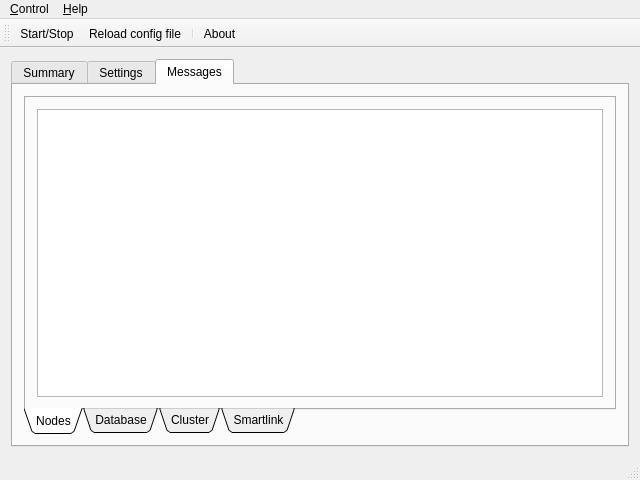
<?xml version="1.0" encoding="UTF-8"?>
<ui version="4.0">
 <class>ZPMainFrame</class>
 <widget class="QMainWindow" name="ZPMainFrame">
  <property name="geometry">
   <rect>
    <x>0</x>
    <y>0</y>
    <width>640</width>
    <height>480</height>
   </rect>
  </property>
  <property name="windowTitle">
   <string>ZPMainFrame</string>
  </property>
  <property name="toolTipDuration">
   <number>-1</number>
  </property>
  <property name="iconSize">
   <size>
    <width>16</width>
    <height>16</height>
   </size>
  </property>
  <property name="toolButtonStyle">
   <enum>Qt::ToolButtonIconOnly</enum>
  </property>
  <property name="animated">
   <bool>true</bool>
  </property>
  <property name="tabShape">
   <enum>QTabWidget::Rounded</enum>
  </property>
  <widget class="QWidget" name="centralWidget">
   <layout class="QHBoxLayout" name="horizontalLayout">
    <item>
     <widget class="QTabWidget" name="tabWidget">
      <property name="currentIndex">
       <number>2</number>
      </property>
      <widget class="QWidget" name="tab_network">
       <attribute name="icon">
        <iconset resource="resource.qrc">
         <normaloff>:/icons/Resources/Alienware (27).png</normaloff>:/icons/Resources/Alienware (27).png</iconset>
       </attribute>
       <attribute name="title">
        <string>Summary</string>
       </attribute>
       <layout class="QVBoxLayout" name="verticalLayout">
        <item>
         <widget class="QPlainTextEdit" name="plainTextEdit_status_net"/>
        </item>
       </layout>
      </widget>
      <widget class="QWidget" name="tab_settings">
       <attribute name="icon">
        <iconset resource="resource.qrc">
         <normaloff>:/icons/Resources/19-1.png</normaloff>:/icons/Resources/19-1.png</iconset>
       </attribute>
       <attribute name="title">
        <string>Settings</string>
       </attribute>
       <layout class="QVBoxLayout" name="verticalLayout_2">
        <item>
         <widget class="QTabWidget" name="tabWidget_Smartlink">
          <property name="tabPosition">
           <enum>QTabWidget::South</enum>
          </property>
          <property name="tabShape">
           <enum>QTabWidget::Triangular</enum>
          </property>
          <property name="currentIndex">
           <number>0</number>
          </property>
          <widget class="QWidget" name="tab_set_network">
           <attribute name="icon">
            <iconset resource="resource.qrc">
             <normaloff>:/icons/Resources/4003.png</normaloff>:/icons/Resources/4003.png</iconset>
           </attribute>
           <attribute name="title">
            <string>Listeners</string>
           </attribute>
           <layout class="QVBoxLayout" name="verticalLayout_3">
            <item>
             <widget class="QTableView" name="tableView_listen"/>
            </item>
            <item>
             <layout class="QHBoxLayout" name="horizontalLayout_4">
              <item>
               <widget class="QLabel" name="label_2">
                <property name="text">
                 <string>Name</string>
                </property>
               </widget>
              </item>
              <item>
               <widget class="QLineEdit" name="lineEdit_listenerName"/>
              </item>
              <item>
               <widget class="QLabel" name="label_3">
                <property name="text">
                 <string>Addr</string>
                </property>
               </widget>
              </item>
              <item>
               <widget class="QLineEdit" name="lineEdit_listenerAddr"/>
              </item>
              <item>
               <widget class="QLabel" name="label_4">
                <property name="text">
                 <string>Port</string>
                </property>
               </widget>
              </item>
              <item>
               <widget class="QLineEdit" name="lineEdit_listenerPort"/>
              </item>
              <item>
               <widget class="QCheckBox" name="checkBox_listener_ssl">
                <property name="text">
                 <string>SSL Connection</string>
                </property>
               </widget>
              </item>
             </layout>
            </item>
            <item>
             <layout class="QHBoxLayout" name="horizontalLayout_3">
              <item>
               <spacer name="horizontalSpacer">
                <property name="orientation">
                 <enum>Qt::Horizontal</enum>
                </property>
                <property name="sizeHint" stdset="0">
                 <size>
                  <width>40</width>
                  <height>20</height>
                 </size>
                </property>
               </spacer>
              </item>
              <item>
               <widget class="QPushButton" name="pushButton_addListener">
                <property name="text">
                 <string>Add</string>
                </property>
               </widget>
              </item>
              <item>
               <widget class="QPushButton" name="pushButton_delListener">
                <property name="text">
                 <string>Del</string>
                </property>
               </widget>
              </item>
              <item>
               <widget class="QPushButton" name="pushButton_listerner_apply">
                <property name="text">
                 <string>Save</string>
                </property>
                <property name="icon">
                 <iconset resource="resource.qrc">
                  <normaloff>:/icons/Resources/3floppy_mount-2.png</normaloff>:/icons/Resources/3floppy_mount-2.png</iconset>
                </property>
               </widget>
              </item>
             </layout>
            </item>
           </layout>
          </widget>
          <widget class="QWidget" name="tab_taskPools">
           <attribute name="icon">
            <iconset resource="resource.qrc">
             <normaloff>:/icons/Resources/27_Martin.png</normaloff>:/icons/Resources/27_Martin.png</iconset>
           </attribute>
           <attribute name="title">
            <string>Task Pools</string>
           </attribute>
           <layout class="QVBoxLayout" name="verticalLayout_9">
            <item>
             <layout class="QGridLayout" name="gridLayout">
              <item row="0" column="0">
               <widget class="QLabel" name="label_5">
                <property name="text">
                 <string>Plain connection Trans Threads</string>
                </property>
               </widget>
              </item>
              <item row="0" column="1">
               <widget class="QDial" name="dial_plain_trans_threads">
                <property name="minimum">
                 <number>1</number>
                </property>
                <property name="maximum">
                 <number>64</number>
                </property>
                <property name="pageStep">
                 <number>8</number>
                </property>
                <property name="notchesVisible">
                 <bool>true</bool>
                </property>
               </widget>
              </item>
              <item row="0" column="2">
               <widget class="QProgressBar" name="progressBar_plain_threads">
                <property name="minimum">
                 <number>1</number>
                </property>
                <property name="maximum">
                 <number>64</number>
                </property>
                <property name="value">
                 <number>1</number>
                </property>
                <property name="invertedAppearance">
                 <bool>false</bool>
                </property>
                <property name="format">
                 <string>%v</string>
                </property>
               </widget>
              </item>
              <item row="1" column="0">
               <widget class="QLabel" name="label_6">
                <property name="text">
                 <string>SSL connection Trans Threads</string>
                </property>
               </widget>
              </item>
              <item row="1" column="1">
               <widget class="QDial" name="dial_ssl_trans_threads">
                <property name="minimum">
                 <number>1</number>
                </property>
                <property name="maximum">
                 <number>64</number>
                </property>
                <property name="pageStep">
                 <number>8</number>
                </property>
                <property name="wrapping">
                 <bool>false</bool>
                </property>
                <property name="notchTarget">
                 <double>4.000000000000000</double>
                </property>
                <property name="notchesVisible">
                 <bool>true</bool>
                </property>
               </widget>
              </item>
              <item row="1" column="2">
               <widget class="QProgressBar" name="progressBar_ssl_threads">
                <property name="minimum">
                 <number>1</number>
                </property>
                <property name="maximum">
                 <number>64</number>
                </property>
                <property name="value">
                 <number>1</number>
                </property>
                <property name="format">
                 <string>%v</string>
                </property>
               </widget>
              </item>
              <item row="2" column="0">
               <widget class="QLabel" name="label_7">
                <property name="text">
                 <string>Working Task Threads</string>
                </property>
               </widget>
              </item>
              <item row="2" column="1">
               <widget class="QDial" name="dial_task_working_threads">
                <property name="minimum">
                 <number>1</number>
                </property>
                <property name="maximum">
                 <number>256</number>
                </property>
                <property name="pageStep">
                 <number>16</number>
                </property>
                <property name="notchTarget">
                 <double>8.000000000000000</double>
                </property>
                <property name="notchesVisible">
                 <bool>true</bool>
                </property>
               </widget>
              </item>
              <item row="2" column="2">
               <widget class="QProgressBar" name="progressBar_working_threads">
                <property name="minimum">
                 <number>1</number>
                </property>
                <property name="maximum">
                 <number>256</number>
                </property>
                <property name="value">
                 <number>1</number>
                </property>
                <property name="format">
                 <string>%v</string>
                </property>
               </widget>
              </item>
             </layout>
            </item>
            <item>
             <layout class="QHBoxLayout" name="horizontalLayout_20">
              <item>
               <widget class="QLabel" name="label_31">
                <property name="text">
                 <string>Rabbish Can Items Size</string>
                </property>
               </widget>
              </item>
              <item>
               <widget class="QSlider" name="horizontalSlider_rubbishCan">
                <property name="minimum">
                 <number>16</number>
                </property>
                <property name="maximum">
                 <number>65536</number>
                </property>
                <property name="orientation">
                 <enum>Qt::Horizontal</enum>
                </property>
                <property name="tickPosition">
                 <enum>QSlider::NoTicks</enum>
                </property>
                <property name="tickInterval">
                 <number>256</number>
                </property>
               </widget>
              </item>
              <item>
               <widget class="QLCDNumber" name="lcdNumber_rabbish">
                <property name="segmentStyle">
                 <enum>QLCDNumber::Flat</enum>
                </property>
               </widget>
              </item>
              <item>
               <spacer name="horizontalSpacer_13">
                <property name="orientation">
                 <enum>Qt::Horizontal</enum>
                </property>
                <property name="sizeHint" stdset="0">
                 <size>
                  <width>40</width>
                  <height>20</height>
                 </size>
                </property>
               </spacer>
              </item>
              <item>
               <widget class="QPushButton" name="pushButton_threadsApply">
                <property name="text">
                 <string>Save</string>
                </property>
                <property name="icon">
                 <iconset resource="resource.qrc">
                  <normaloff>:/icons/Resources/3floppy_mount-1.png</normaloff>:/icons/Resources/3floppy_mount-1.png</iconset>
                </property>
               </widget>
              </item>
             </layout>
            </item>
           </layout>
          </widget>
          <widget class="QWidget" name="tab_set_db">
           <attribute name="icon">
            <iconset resource="resource.qrc">
             <normaloff>:/icons/Resources/Color Classic.png</normaloff>:/icons/Resources/Color Classic.png</iconset>
           </attribute>
           <attribute name="title">
            <string>Database</string>
           </attribute>
           <layout class="QVBoxLayout" name="verticalLayout_4">
            <item>
             <widget class="QTableView" name="tableView_dbconn"/>
            </item>
            <item>
             <layout class="QHBoxLayout" name="horizontalLayout_5">
              <item>
               <widget class="QLabel" name="label_9">
                <property name="text">
                 <string>Name</string>
                </property>
               </widget>
              </item>
              <item>
               <widget class="QLineEdit" name="lineEdit_db_name"/>
              </item>
              <item>
               <widget class="QLabel" name="label_10">
                <property name="text">
                 <string>Type</string>
                </property>
               </widget>
              </item>
              <item>
               <widget class="QComboBox" name="comboBox_db_type"/>
              </item>
              <item>
               <spacer name="horizontalSpacer_2">
                <property name="orientation">
                 <enum>Qt::Horizontal</enum>
                </property>
                <property name="sizeHint" stdset="0">
                 <size>
                  <width>40</width>
                  <height>20</height>
                 </size>
                </property>
               </spacer>
              </item>
             </layout>
            </item>
            <item>
             <layout class="QHBoxLayout" name="horizontalLayout_6">
              <item>
               <widget class="QLabel" name="label_11">
                <property name="text">
                 <string>Host Address</string>
                </property>
               </widget>
              </item>
              <item>
               <widget class="QLineEdit" name="lineEdit_db_addr"/>
              </item>
              <item>
               <widget class="QLabel" name="label_12">
                <property name="text">
                 <string>Host Port</string>
                </property>
               </widget>
              </item>
              <item>
               <widget class="QLineEdit" name="lineEdit_db_port"/>
              </item>
              <item>
               <widget class="QLabel" name="label_13">
                <property name="text">
                 <string>Database Name</string>
                </property>
               </widget>
              </item>
              <item>
               <widget class="QLineEdit" name="lineEdit_db_schema"/>
              </item>
              <item>
               <spacer name="horizontalSpacer_3">
                <property name="orientation">
                 <enum>Qt::Horizontal</enum>
                </property>
                <property name="sizeHint" stdset="0">
                 <size>
                  <width>37</width>
                  <height>17</height>
                 </size>
                </property>
               </spacer>
              </item>
             </layout>
            </item>
            <item>
             <layout class="QHBoxLayout" name="horizontalLayout_7">
              <item>
               <widget class="QLabel" name="label_14">
                <property name="text">
                 <string>User</string>
                </property>
               </widget>
              </item>
              <item>
               <widget class="QLineEdit" name="lineEdit_db_user"/>
              </item>
              <item>
               <widget class="QLabel" name="label_15">
                <property name="text">
                 <string>Password</string>
                </property>
               </widget>
              </item>
              <item>
               <widget class="QLineEdit" name="lineEdit_db_pass">
                <property name="echoMode">
                 <enum>QLineEdit::PasswordEchoOnEdit</enum>
                </property>
               </widget>
              </item>
              <item>
               <spacer name="horizontalSpacer_4">
                <property name="orientation">
                 <enum>Qt::Horizontal</enum>
                </property>
                <property name="sizeHint" stdset="0">
                 <size>
                  <width>37</width>
                  <height>17</height>
                 </size>
                </property>
               </spacer>
              </item>
             </layout>
            </item>
            <item>
             <layout class="QHBoxLayout" name="horizontalLayout_8">
              <item>
               <spacer name="horizontalSpacer_5">
                <property name="orientation">
                 <enum>Qt::Horizontal</enum>
                </property>
                <property name="sizeHint" stdset="0">
                 <size>
                  <width>34</width>
                  <height>14</height>
                 </size>
                </property>
               </spacer>
              </item>
              <item>
               <widget class="QPushButton" name="pushButton_db_add">
                <property name="text">
                 <string>Add</string>
                </property>
               </widget>
              </item>
              <item>
               <widget class="QPushButton" name="pushButton_db_del">
                <property name="text">
                 <string>Remove</string>
                </property>
               </widget>
              </item>
              <item>
               <widget class="QPushButton" name="pushButton_db_apply">
                <property name="text">
                 <string>Save</string>
                </property>
                <property name="icon">
                 <iconset resource="resource.qrc">
                  <normaloff>:/icons/Resources/Color, Sage.png</normaloff>:/icons/Resources/Color, Sage.png</iconset>
                </property>
               </widget>
              </item>
             </layout>
            </item>
           </layout>
          </widget>
          <widget class="QWidget" name="tab_cluster">
           <attribute name="icon">
            <iconset resource="resource.qrc">
             <normaloff>:/icons/Resources/hanukkah_03.png</normaloff>:/icons/Resources/hanukkah_03.png</iconset>
           </attribute>
           <attribute name="title">
            <string>Cluster</string>
           </attribute>
           <layout class="QVBoxLayout" name="verticalLayout_6">
            <item>
             <layout class="QHBoxLayout" name="horizontalLayout_12">
              <item>
               <widget class="QLabel" name="label_23">
                <property name="text">
                 <string>Publish Name</string>
                </property>
               </widget>
              </item>
              <item>
               <widget class="QLineEdit" name="lineEdit_cluster_pub_name"/>
              </item>
              <item>
               <widget class="QLabel" name="label_20">
                <property name="text">
                 <string>Terminal Listen Address</string>
                </property>
               </widget>
              </item>
              <item>
               <widget class="QLineEdit" name="lineEdit_cluster_term_addr"/>
              </item>
              <item>
               <widget class="QLabel" name="label_19">
                <property name="text">
                 <string>Listen Port</string>
                </property>
               </widget>
              </item>
              <item>
               <widget class="QLineEdit" name="lineEdit_cluster_term_port"/>
              </item>
              <item>
               <spacer name="horizontalSpacer_10">
                <property name="orientation">
                 <enum>Qt::Horizontal</enum>
                </property>
                <property name="sizeHint" stdset="0">
                 <size>
                  <width>40</width>
                  <height>20</height>
                 </size>
                </property>
               </spacer>
              </item>
              <item>
               <spacer name="horizontalSpacer_6">
                <property name="orientation">
                 <enum>Qt::Horizontal</enum>
                </property>
                <property name="sizeHint" stdset="0">
                 <size>
                  <width>40</width>
                  <height>20</height>
                 </size>
                </property>
               </spacer>
              </item>
             </layout>
            </item>
            <item>
             <layout class="QHBoxLayout" name="horizontalLayout_16">
              <item>
               <widget class="QLabel" name="label_24">
                <property name="text">
                 <string>TransThreads</string>
                </property>
               </widget>
              </item>
              <item>
               <widget class="QSlider" name="horizontalSlider_cluster_transThreads">
                <property name="minimum">
                 <number>1</number>
                </property>
                <property name="maximum">
                 <number>16</number>
                </property>
                <property name="pageStep">
                 <number>1</number>
                </property>
                <property name="orientation">
                 <enum>Qt::Horizontal</enum>
                </property>
                <property name="tickPosition">
                 <enum>QSlider::TicksAbove</enum>
                </property>
               </widget>
              </item>
              <item>
               <widget class="QLabel" name="label_25">
                <property name="text">
                 <string>Working Threads</string>
                </property>
               </widget>
              </item>
              <item>
               <widget class="QSlider" name="horizontalSlider_cluster_workingThread">
                <property name="minimum">
                 <number>1</number>
                </property>
                <property name="maximum">
                 <number>16</number>
                </property>
                <property name="pageStep">
                 <number>1</number>
                </property>
                <property name="orientation">
                 <enum>Qt::Horizontal</enum>
                </property>
                <property name="tickPosition">
                 <enum>QSlider::TicksAbove</enum>
                </property>
               </widget>
              </item>
             </layout>
            </item>
            <item>
             <widget class="QGroupBox" name="groupBox">
              <property name="title">
               <string>Active Terminals</string>
              </property>
              <layout class="QHBoxLayout" name="horizontalLayout_14">
               <item>
                <widget class="QTableView" name="tableView_activeTerms">
                 <property name="alternatingRowColors">
                  <bool>true</bool>
                 </property>
                </widget>
               </item>
              </layout>
             </widget>
            </item>
            <item>
             <layout class="QHBoxLayout" name="horizontalLayout_13">
              <item>
               <widget class="QLabel" name="label_21">
                <property name="text">
                 <string>LAN Address</string>
                </property>
               </widget>
              </item>
              <item>
               <widget class="QLineEdit" name="lineEdit_cluster_LAN_Addr"/>
              </item>
              <item>
               <widget class="QLabel" name="label_22">
                <property name="text">
                 <string>LAN Port</string>
                </property>
               </widget>
              </item>
              <item>
               <widget class="QLineEdit" name="lineEdit_cluster_LAN_Port"/>
              </item>
              <item>
               <spacer name="horizontalSpacer_7">
                <property name="orientation">
                 <enum>Qt::Horizontal</enum>
                </property>
                <property name="sizeHint" stdset="0">
                 <size>
                  <width>40</width>
                  <height>20</height>
                 </size>
                </property>
               </spacer>
              </item>
              <item>
               <widget class="QPushButton" name="pushButton_cluster_apply">
                <property name="text">
                 <string>&amp;Save</string>
                </property>
               </widget>
              </item>
             </layout>
            </item>
            <item>
             <layout class="QHBoxLayout" name="horizontalLayout_17">
              <item>
               <widget class="QLabel" name="label_27">
                <property name="text">
                 <string>Publish Address</string>
                </property>
               </widget>
              </item>
              <item>
               <widget class="QLineEdit" name="lineEdit_cluster_pub_Addr"/>
              </item>
              <item>
               <widget class="QLabel" name="label_26">
                <property name="text">
                 <string>Publish Port</string>
                </property>
               </widget>
              </item>
              <item>
               <widget class="QLineEdit" name="lineEdit_cluster_pub_Port"/>
              </item>
              <item>
               <spacer name="horizontalSpacer_9">
                <property name="orientation">
                 <enum>Qt::Horizontal</enum>
                </property>
                <property name="sizeHint" stdset="0">
                 <size>
                  <width>40</width>
                  <height>20</height>
                 </size>
                </property>
               </spacer>
              </item>
              <item>
               <widget class="QPushButton" name="pushButton_join">
                <property name="text">
                 <string>Participate</string>
                </property>
               </widget>
              </item>
             </layout>
            </item>
           </layout>
          </widget>
          <widget class="QWidget" name="tab">
           <attribute name="icon">
            <iconset resource="resource.qrc">
             <normaloff>:/icons/Resources/Alienware (27).png</normaloff>:/icons/Resources/Alienware (27).png</iconset>
           </attribute>
           <attribute name="title">
            <string>Example Server</string>
           </attribute>
           <layout class="QVBoxLayout" name="verticalLayout_5">
            <item>
             <layout class="QHBoxLayout" name="horizontalLayout_9">
              <item>
               <widget class="QLabel" name="label">
                <property name="text">
                 <string>Heart-beating</string>
                </property>
               </widget>
              </item>
              <item>
               <widget class="QSlider" name="horizontalSlider_heartbeating">
                <property name="minimum">
                 <number>60</number>
                </property>
                <property name="maximum">
                 <number>300</number>
                </property>
                <property name="value">
                 <number>180</number>
                </property>
                <property name="orientation">
                 <enum>Qt::Horizontal</enum>
                </property>
                <property name="tickPosition">
                 <enum>QSlider::TicksBelow</enum>
                </property>
               </widget>
              </item>
              <item>
               <widget class="QLCDNumber" name="lcdNumber_heartbeating">
                <property name="frameShape">
                 <enum>QFrame::Panel</enum>
                </property>
                <property name="frameShadow">
                 <enum>QFrame::Plain</enum>
                </property>
                <property name="segmentStyle">
                 <enum>QLCDNumber::Flat</enum>
                </property>
               </widget>
              </item>
              <item>
               <widget class="QLabel" name="label_8">
                <property name="text">
                 <string>seconds</string>
                </property>
               </widget>
              </item>
             </layout>
            </item>
            <item>
             <layout class="QHBoxLayout" name="horizontalLayout_10">
              <item>
               <widget class="QLabel" name="label_16">
                <property name="text">
                 <string>User Account Database Name</string>
                </property>
               </widget>
              </item>
              <item>
               <widget class="QLineEdit" name="lineEdit_SL_DB_Account"/>
              </item>
              <item>
               <widget class="QLabel" name="label_17">
                <property name="text">
                 <string>Main event db name</string>
                </property>
               </widget>
              </item>
              <item>
               <widget class="QLineEdit" name="lineEdit_SL_DB_ME"/>
              </item>
             </layout>
            </item>
            <item>
             <layout class="QHBoxLayout" name="horizontalLayout_11">
              <item>
               <widget class="QLabel" name="label_18">
                <property name="text">
                 <string>Cluster balance max payload</string>
                </property>
               </widget>
              </item>
              <item>
               <widget class="QSpinBox" name="spinBox_cluster_max_payload">
                <property name="minimum">
                 <number>1</number>
                </property>
                <property name="maximum">
                 <number>16384</number>
                </property>
               </widget>
              </item>
              <item>
               <spacer name="horizontalSpacer_11">
                <property name="orientation">
                 <enum>Qt::Horizontal</enum>
                </property>
                <property name="sizeHint" stdset="0">
                 <size>
                  <width>40</width>
                  <height>20</height>
                 </size>
                </property>
               </spacer>
              </item>
             </layout>
            </item>
            <item>
             <spacer name="verticalSpacer_2">
              <property name="orientation">
               <enum>Qt::Vertical</enum>
              </property>
              <property name="sizeHint" stdset="0">
               <size>
                <width>20</width>
                <height>121</height>
               </size>
              </property>
             </spacer>
            </item>
            <item>
             <layout class="QHBoxLayout" name="horizontalLayout_15">
              <item>
               <spacer name="horizontalSpacer_8">
                <property name="orientation">
                 <enum>Qt::Horizontal</enum>
                </property>
                <property name="sizeHint" stdset="0">
                 <size>
                  <width>40</width>
                  <height>20</height>
                 </size>
                </property>
               </spacer>
              </item>
              <item>
               <widget class="QPushButton" name="pushButton_smartlink_save">
                <property name="text">
                 <string>&amp;Save</string>
                </property>
               </widget>
              </item>
             </layout>
            </item>
           </layout>
          </widget>
         </widget>
        </item>
       </layout>
      </widget>
      <widget class="QWidget" name="tab_task">
       <attribute name="icon">
        <iconset resource="resource.qrc">
         <normaloff>:/icons/Resources/Backup drive.png</normaloff>:/icons/Resources/Backup drive.png</iconset>
       </attribute>
       <attribute name="title">
        <string>Messages</string>
       </attribute>
       <layout class="QHBoxLayout" name="horizontalLayout_18">
        <item>
         <widget class="QTabWidget" name="tabWidget_msgs">
          <property name="tabPosition">
           <enum>QTabWidget::South</enum>
          </property>
          <property name="tabShape">
           <enum>QTabWidget::Triangular</enum>
          </property>
          <property name="currentIndex">
           <number>0</number>
          </property>
          <widget class="QWidget" name="tab_msg_nodes">
           <attribute name="icon">
            <iconset resource="resource.qrc">
             <normaloff>:/icons/Resources/019-1.png</normaloff>:/icons/Resources/019-1.png</iconset>
           </attribute>
           <attribute name="title">
            <string>Nodes</string>
           </attribute>
           <layout class="QHBoxLayout" name="horizontalLayout_2">
            <item>
             <widget class="QListView" name="listView_msg"/>
            </item>
           </layout>
          </widget>
          <widget class="QWidget" name="tab_msg_db">
           <attribute name="icon">
            <iconset resource="resource.qrc">
             <normaloff>:/icons/Resources/Backup drive.png</normaloff>:/icons/Resources/Backup drive.png</iconset>
           </attribute>
           <attribute name="title">
            <string>Database</string>
           </attribute>
           <layout class="QVBoxLayout" name="verticalLayout_7">
            <item>
             <widget class="QListView" name="listView_msg_database"/>
            </item>
           </layout>
          </widget>
          <widget class="QWidget" name="tab_msg_cluster">
           <attribute name="icon">
            <iconset resource="resource.qrc">
             <normaloff>:/icons/Resources/hanukkah_03.png</normaloff>:/icons/Resources/hanukkah_03.png</iconset>
           </attribute>
           <attribute name="title">
            <string>Cluster</string>
           </attribute>
           <layout class="QHBoxLayout" name="horizontalLayout_19">
            <item>
             <widget class="QListView" name="listView_msg_cluster"/>
            </item>
           </layout>
          </widget>
          <widget class="QWidget" name="tab_msg_smartlink">
           <attribute name="icon">
            <iconset resource="resource.qrc">
             <normaloff>:/icons/Resources/+_Sign_Alt.png</normaloff>:/icons/Resources/+_Sign_Alt.png</iconset>
           </attribute>
           <attribute name="title">
            <string>Smartlink</string>
           </attribute>
           <layout class="QVBoxLayout" name="verticalLayout_8">
            <item>
             <widget class="QListView" name="listView_msg_smartlink"/>
            </item>
           </layout>
          </widget>
         </widget>
        </item>
       </layout>
      </widget>
     </widget>
    </item>
   </layout>
  </widget>
  <widget class="QMenuBar" name="menuBar">
   <property name="geometry">
    <rect>
     <x>0</x>
     <y>0</y>
     <width>640</width>
     <height>22</height>
    </rect>
   </property>
   <widget class="QMenu" name="menu_Control">
    <property name="title">
     <string>&amp;Control</string>
    </property>
    <addaction name="action_Start_Stop"/>
    <addaction name="actionReload_config_file"/>
    <addaction name="separator"/>
    <addaction name="actionExit"/>
   </widget>
   <widget class="QMenu" name="menu_Help">
    <property name="title">
     <string>&amp;Help</string>
    </property>
    <addaction name="action_About"/>
   </widget>
   <addaction name="menu_Control"/>
   <addaction name="menu_Help"/>
  </widget>
  <widget class="QToolBar" name="mainToolBar">
   <property name="movable">
    <bool>true</bool>
   </property>
   <property name="allowedAreas">
    <set>Qt::AllToolBarAreas</set>
   </property>
   <property name="floatable">
    <bool>false</bool>
   </property>
   <attribute name="toolBarArea">
    <enum>TopToolBarArea</enum>
   </attribute>
   <attribute name="toolBarBreak">
    <bool>false</bool>
   </attribute>
   <addaction name="action_Start_Stop"/>
   <addaction name="actionReload_config_file"/>
   <addaction name="separator"/>
   <addaction name="action_About"/>
  </widget>
  <widget class="QStatusBar" name="statusBar"/>
  <action name="actionExit">
   <property name="text">
    <string>E&amp;xit</string>
   </property>
  </action>
  <action name="action_Start_Stop">
   <property name="checkable">
    <bool>true</bool>
   </property>
   <property name="icon">
    <iconset resource="resource.qrc">
     <normaloff>:/icons/Resources/cn11.png</normaloff>
     <normalon>:/icons/Resources/cn6.png</normalon>:/icons/Resources/cn11.png</iconset>
   </property>
   <property name="text">
    <string>&amp;Start/Stop</string>
   </property>
   <property name="toolTip">
    <string>Start or stop the server</string>
   </property>
  </action>
  <action name="action_About">
   <property name="icon">
    <iconset resource="resource.qrc">
     <normaloff>:/icons/Resources/4013.png</normaloff>:/icons/Resources/4013.png</iconset>
   </property>
   <property name="text">
    <string>&amp;About</string>
   </property>
  </action>
  <action name="actionReload_config_file">
   <property name="icon">
    <iconset resource="resource.qrc">
     <normaloff>:/icons/Resources/Color, Lime.png</normaloff>:/icons/Resources/Color, Lime.png</iconset>
   </property>
   <property name="text">
    <string>&amp;Reload config file</string>
   </property>
   <property name="toolTip">
    <string>Reload Config file</string>
   </property>
  </action>
  <action name="actionShow_Window">
   <property name="icon">
    <iconset resource="resource.qrc">
     <normaloff>:/icons/Resources/Color, Bondi.png</normaloff>:/icons/Resources/Color, Bondi.png</iconset>
   </property>
   <property name="text">
    <string>Show&amp;Window</string>
   </property>
   <property name="toolTip">
    <string>Show main window</string>
   </property>
  </action>
 </widget>
 <layoutdefault spacing="6" margin="11"/>
 <resources>
  <include location="resource.qrc"/>
 </resources>
 <connections>
  <connection>
   <sender>dial_ssl_trans_threads</sender>
   <signal>valueChanged(int)</signal>
   <receiver>progressBar_ssl_threads</receiver>
   <slot>setValue(int)</slot>
   <hints>
    <hint type="sourcelabel">
     <x>266</x>
     <y>219</y>
    </hint>
    <hint type="destinationlabel">
     <x>421</x>
     <y>219</y>
    </hint>
   </hints>
  </connection>
  <connection>
   <sender>dial_task_working_threads</sender>
   <signal>valueChanged(int)</signal>
   <receiver>progressBar_working_threads</receiver>
   <slot>setValue(int)</slot>
   <hints>
    <hint type="sourcelabel">
     <x>266</x>
     <y>294</y>
    </hint>
    <hint type="destinationlabel">
     <x>421</x>
     <y>293</y>
    </hint>
   </hints>
  </connection>
  <connection>
   <sender>horizontalSlider_heartbeating</sender>
   <signal>valueChanged(int)</signal>
   <receiver>lcdNumber_heartbeating</receiver>
   <slot>display(int)</slot>
   <hints>
    <hint type="sourcelabel">
     <x>260</x>
     <y>128</y>
    </hint>
    <hint type="destinationlabel">
     <x>436</x>
     <y>129</y>
    </hint>
   </hints>
  </connection>
  <connection>
   <sender>horizontalSlider_rubbishCan</sender>
   <signal>valueChanged(int)</signal>
   <receiver>lcdNumber_rabbish</receiver>
   <slot>display(int)</slot>
   <hints>
    <hint type="sourcelabel">
     <x>239</x>
     <y>393</y>
    </hint>
    <hint type="destinationlabel">
     <x>346</x>
     <y>393</y>
    </hint>
   </hints>
  </connection>
  <connection>
   <sender>dial_plain_trans_threads</sender>
   <signal>valueChanged(int)</signal>
   <receiver>progressBar_plain_threads</receiver>
   <slot>setValue(int)</slot>
   <hints>
    <hint type="sourcelabel">
     <x>252</x>
     <y>150</y>
    </hint>
    <hint type="destinationlabel">
     <x>458</x>
     <y>150</y>
    </hint>
   </hints>
  </connection>
 </connections>
</ui>
